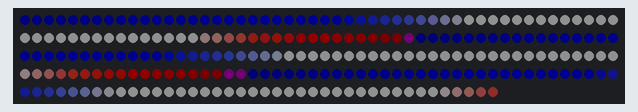
This sketch was run on a simulated Arduino Uno, built with avr-gcc and run on an emulated ATmega328P. Parts: 240 RGB LEDs in strip order, left to right, continuing on the next row. Dim RGB values are drawn brighter than linear.

Above: at 3.18 s.
At 12.06 s:
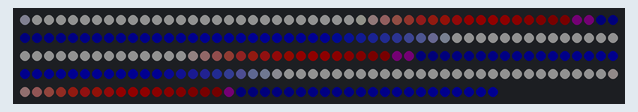
At 13.02 s:
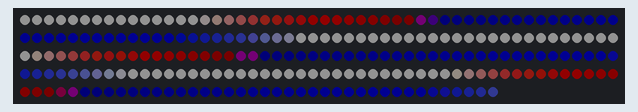
At 20.32 s:
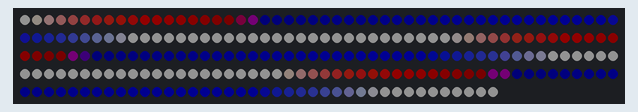
At 29.84 s:
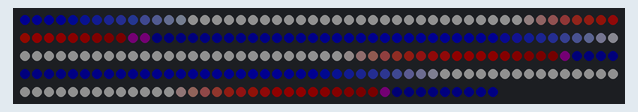
At 39.67 s:
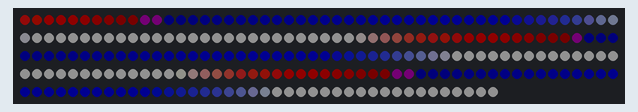

The sketch:

coinESP.ino
```cpp
#include <FastLED.h>

#define LED_PIN     3
#define NUM_LEDS    240
#define BRIGHTNESS  64
#define LED_TYPE    WS2812B
#define COLOR_ORDER GRB
CRGB leds[NUM_LEDS];

#define UPDATES_PER_SECOND 100

DEFINE_GRADIENT_PALETTE( bhw3_41_gp ) {
    0,   0,  0, 45,
   71,   7, 12,255,
   76,  75, 91,255,
   76, 255,255,255,
   81, 255,255,255,
  178, 255,255,255,
  179, 255, 55, 45,
  196, 255,  0,  0,
  255,  42,  0,  0};


CRGBPalette16 currentPalette = bhw3_41_gp;
#define currentBlending LINEARBLEND

void setup() {
    delay(3000); // power-up safety delay
    FastLED.addLeds<LED_TYPE, LED_PIN, COLOR_ORDER>(leds, NUM_LEDS).setCorrection(TypicalLEDStrip);
    FastLED.setBrightness(BRIGHTNESS);
    FastLED.setMaxPowerInVoltsAndMilliamps(4.5, 500);
}


void loop(){
    static uint8_t startIndex = 0;
    startIndex = startIndex + 1; /* motion speed */

    FillLEDsFromPaletteColors( startIndex);

    FastLED.show();
    FastLED.delay(1000 / UPDATES_PER_SECOND);
}

void FillLEDsFromPaletteColors( uint8_t colorIndex) {
    uint8_t brightness = 255;

    for( int i = 0; i < NUM_LEDS; i++) {
        leds[i] = ColorFromPalette( currentPalette, colorIndex, brightness, currentBlending);
        colorIndex += 3;
    }
}
```
